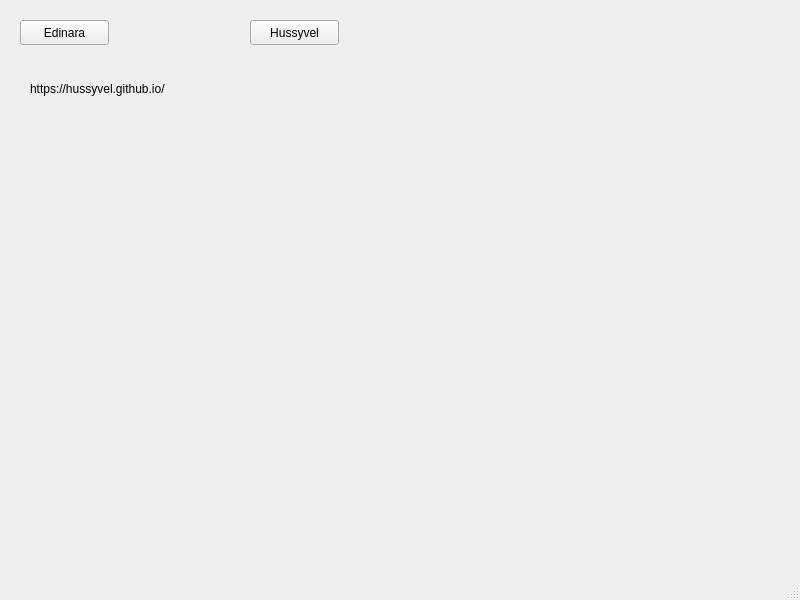
<?xml version="1.0" encoding="UTF-8"?>
<ui version="4.0">
 <class>MainWindow</class>
 <widget class="QMainWindow" name="MainWindow">
  <property name="geometry">
   <rect>
    <x>0</x>
    <y>0</y>
    <width>800</width>
    <height>600</height>
   </rect>
  </property>
  <property name="windowTitle">
   <string>MainWindow</string>
  </property>
  <widget class="QWidget" name="centralwidget">
   <widget class="QPushButton" name="pushButton">
    <property name="geometry">
     <rect>
      <x>20</x>
      <y>20</y>
      <width>89</width>
      <height>25</height>
     </rect>
    </property>
    <property name="text">
     <string>Edinara</string>
    </property>
   </widget>
   <widget class="QLabel" name="label">
    <property name="geometry">
     <rect>
      <x>30</x>
      <y>80</y>
      <width>181</width>
      <height>17</height>
     </rect>
    </property>
    <property name="text">
     <string>https://hussyvel.github.io/</string>
    </property>
   </widget>
   <widget class="QPushButton" name="pushButton_2">
    <property name="geometry">
     <rect>
      <x>250</x>
      <y>20</y>
      <width>89</width>
      <height>25</height>
     </rect>
    </property>
    <property name="text">
     <string>Hussyvel</string>
    </property>
   </widget>
  </widget>
  <widget class="QMenuBar" name="menubar">
   <property name="geometry">
    <rect>
     <x>0</x>
     <y>0</y>
     <width>800</width>
     <height>22</height>
    </rect>
   </property>
  </widget>
  <widget class="QStatusBar" name="statusbar"/>
 </widget>
 <resources/>
 <connections/>
</ui>
